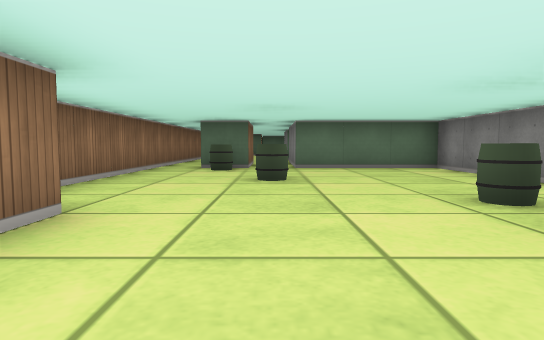
View 1 (above)

24 first-person views from a walk through a cub3D maze. The camera is about half as high as the walls, tilts 4° down and sees 75° across. The floor is counted in squares. Each view is taken from the middle of a square. On the plan, view 1 faces up. The plan holds only what a view shows up to about 9 squares ahead; the rest is blank. The place goes on beyond the plan.

View 2
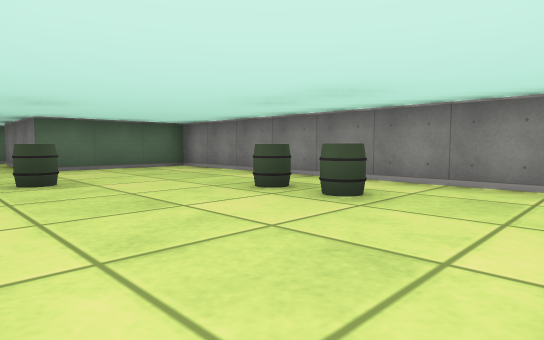

View 3
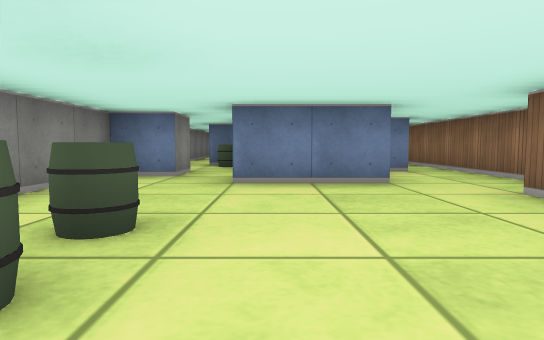

View 4
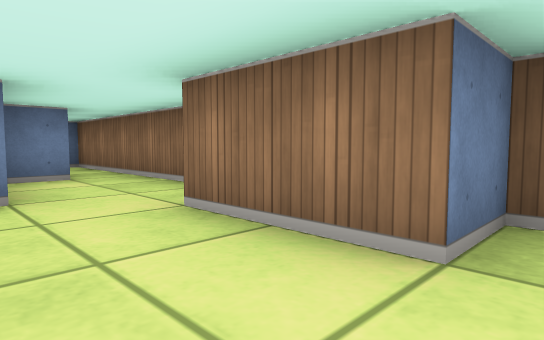

View 5
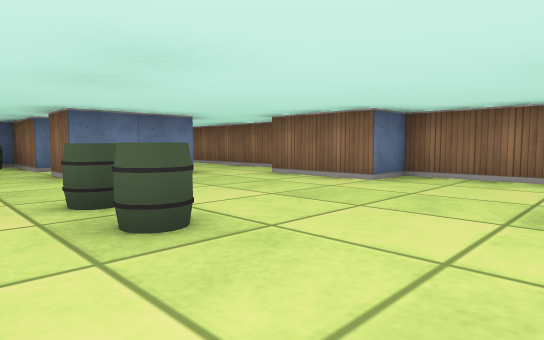

View 6
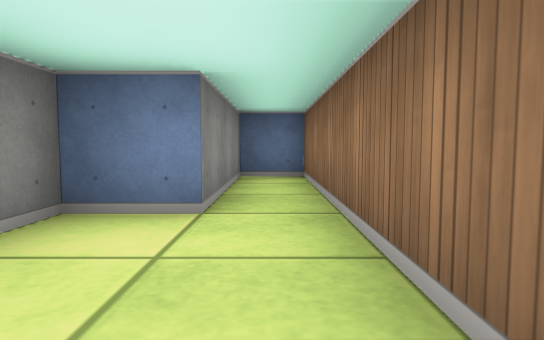

View 7
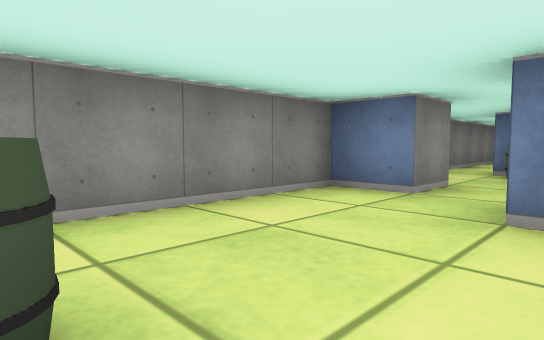

View 8
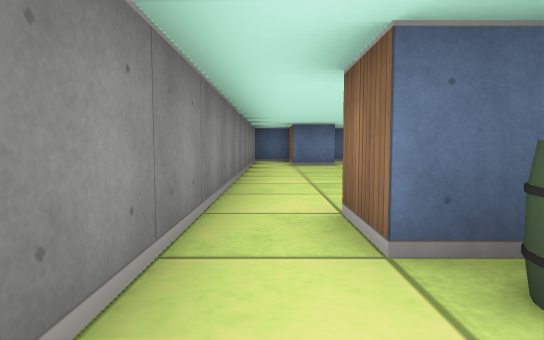

View 9
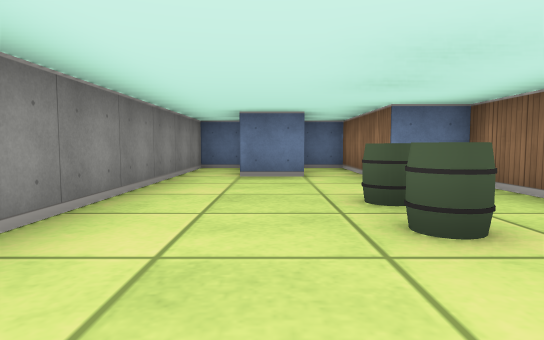

View 10
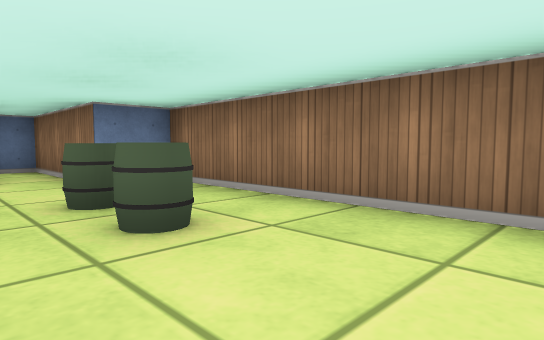

View 11
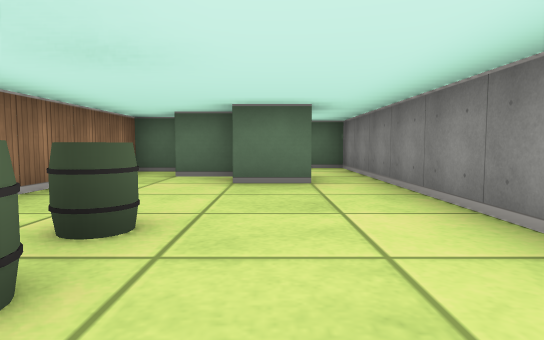

View 12
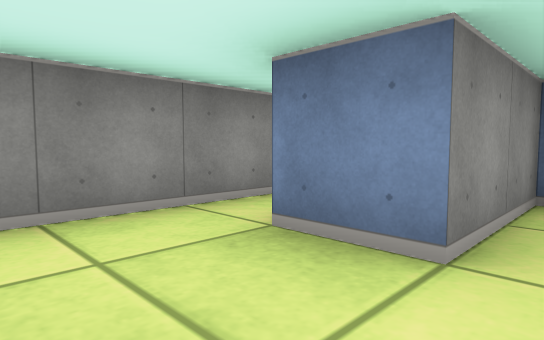

View 13
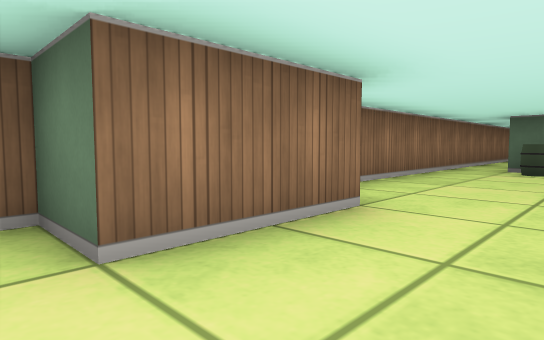

View 14
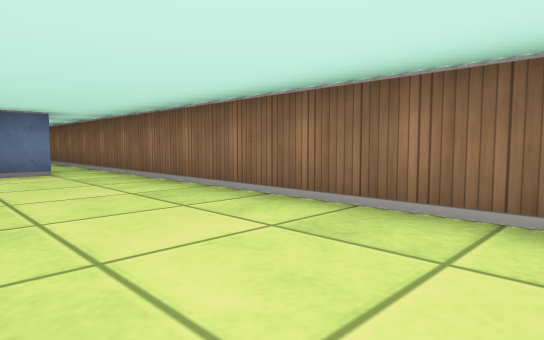

View 15
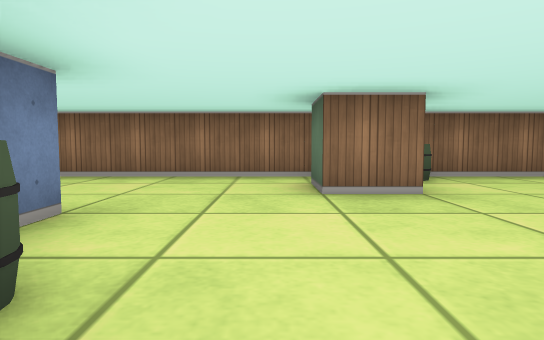

View 16
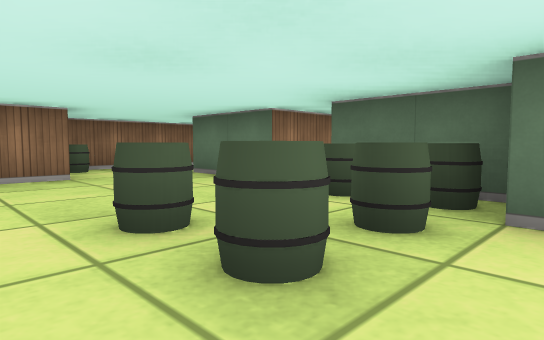

View 17
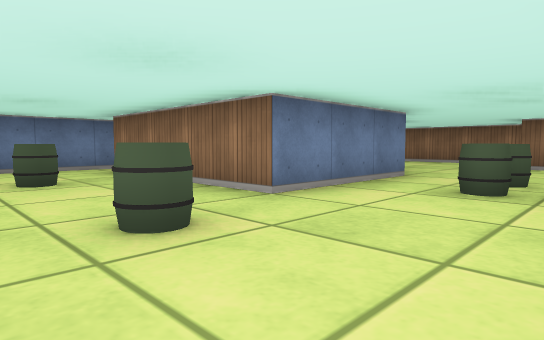

View 18
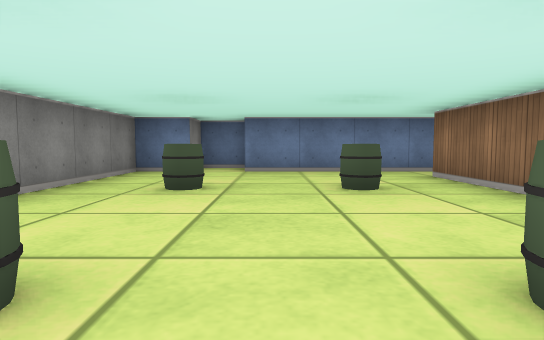

View 19
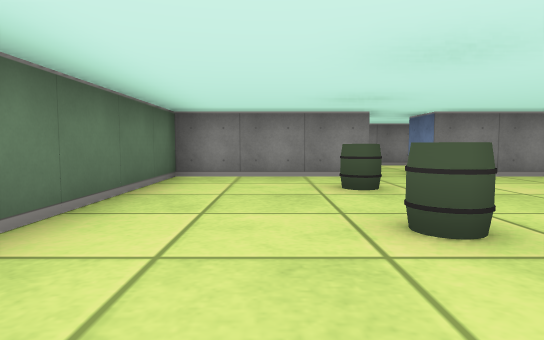

View 20
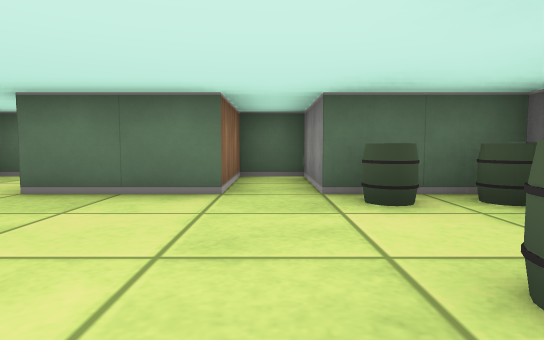

View 21
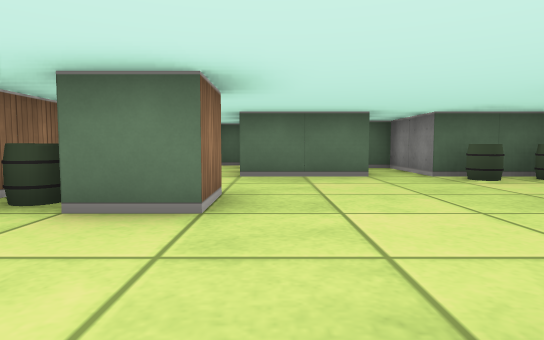

View 22
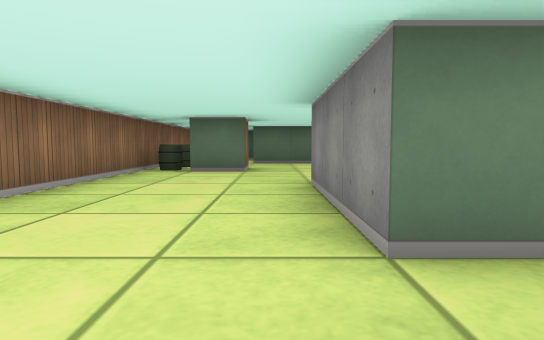

View 23
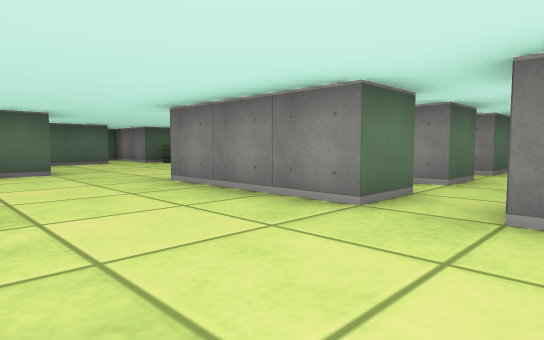

View 24
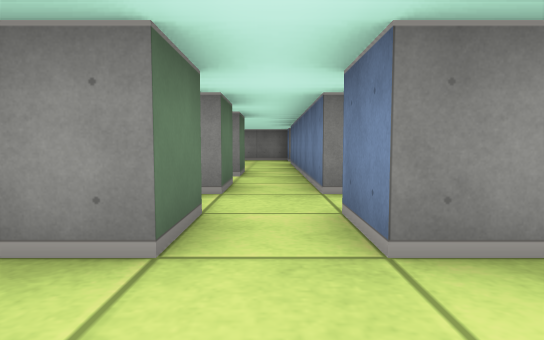

### Floor plan
Ten units are one square. View 1 is at (0, 0); x grows to the right and y downward. Boxes are objects, and circles mark ways between rooms. Rooms are numbered by the first view taken in them; rooms with no view inside come last. Other rooms are left out.
<svg viewBox="-30 -230 150 370">
<path fill="none" stroke="#000" d="M-6 5 15 5 15 15M25 25 25 15 35 15 35 -75 5 -75M-4 -75 -15 -75M-25 -75 -25 -25 -15 -25 -15 -5 -25 -5 -25 55 -15 55 -15 25 -5 25 -5 19M15 25 15 45 25 45M35 45 35 25 25 25M15 45 5 45M25 45 25 55 15 55M2 35 -5 35 -5 105 5 105 5 135 15 135 15 115 25 115M26 135 35 135 35 45M25 -155 55 -155 55 -115 45 -115M46 -195 25 -195 25 -215 15 -215 15 -195 -5 -195M-5 -176 -5 -165 -15 -165M16 -115 5 -115 5 -145 11 -145M45 -105 85 -105M105 -155 105 -185 69 -185M85 -95 95 -95 95 -105 105 -105 105 -145 115 -145M-8 -225 -12 -225M-25 -209 -25 -75M-5 -90 -5 -78M-16 -95 -8 -95M5 -75 5 -105 15 -105"/>
<rect x="-15" y="-75" width="10" height="10" fill="#bbb"><title>barrel</title></rect>
<rect x="-5" y="-55" width="10" height="10" fill="#bbb"><title>barrel</title></rect>
<rect x="15" y="-25" width="10" height="10" fill="#bbb"><title>barrel</title></rect>
<rect x="15" y="-35" width="10" height="10" fill="#bbb"><title>barrel</title></rect>
<rect x="15" y="35" width="10" height="10" fill="#bbb"><title>barrel</title></rect>
<rect x="5" y="85" width="10" height="10" fill="#bbb"><title>barrel</title></rect>
<rect x="5" y="75" width="10" height="10" fill="#bbb"><title>barrel</title></rect>
<rect x="-25" y="-175" width="10" height="10" fill="#bbb"><title>barrel</title></rect>
<rect x="-25" y="-185" width="10" height="10" fill="#bbb"><title>barrel</title></rect>
<rect x="15" y="-155" width="10" height="10" fill="#bbb"><title>barrel</title></rect>
<rect x="25" y="-175" width="10" height="10" fill="#bbb"><title>barrel</title></rect>
<rect x="25" y="-195" width="10" height="10" fill="#bbb"><title>barrel</title></rect>
<rect x="35" y="-175" width="10" height="10" fill="#bbb"><title>barrel</title></rect>
<rect x="35" y="-185" width="10" height="10" fill="#bbb"><title>barrel</title></rect>
<rect x="35" y="-195" width="10" height="10" fill="#bbb"><title>barrel</title></rect>
<rect x="65" y="-135" width="10" height="10" fill="#bbb"><title>barrel</title></rect>
<rect x="65" y="-165" width="10" height="10" fill="#bbb"><title>barrel</title></rect>
<rect x="85" y="-135" width="10" height="10" fill="#bbb"><title>barrel</title></rect>
<rect x="85" y="-165" width="10" height="10" fill="#bbb"><title>barrel</title></rect>
<circle cx="20" cy="20" r="3" fill="#2a7"/>
<circle cx="-20" cy="-85" r="3" fill="#2a7"/>
<circle cx="0" cy="-85" r="3" fill="#2a7"/>
<circle cx="30" cy="50" r="3" fill="#2a7"/>
<text x="0" y="-20">1</text>
<text x="20" y="30">2</text>
<text x="20" y="80">3</text>
<text x="40" y="-160">4</text>
</svg>
Room 1 opens to room 2. Room 1 opens to room 4. Room 2 opens to room 3.

Where each view was taken, in squares from view 1:
view 1: 0 up, 0 right, facing up
view 2: 0 up, 1 left, facing up-right
view 3: 4 up, 1 right, facing down
view 4: 3 up, 0 right, facing down-left
view 5: 5 up, 3 right, facing down-left
view 6: 0 up, 2 left, facing down
view 7: 2 up, 1 right, facing down-right
view 8: 3 down, 3 right, facing down
view 9: 6 down, 2 right, facing down
view 10: 6 down, 2 right, facing down-left
view 11: 10 down, 2 right, facing up
view 12: 10 down, 1 right, facing down-right
view 13: 0 up, 0 right, facing up-left
view 14: 16 up, 0 right, facing down-left
view 15: 16 up, 3 right, facing left
view 16: 16 up, 5 right, facing up-left
view 17: 18 up, 8 right, facing down-left
view 18: 17 up, 8 right, facing down
view 19: 17 up, 5 right, facing right
view 20: 16 up, 2 right, facing up
view 21: 14 up, 0 right, facing up
view 22: 10 up, 0 right, facing up
view 23: 10 up, 2 left, facing up-right
view 24: 11 up, 1 left, facing right
